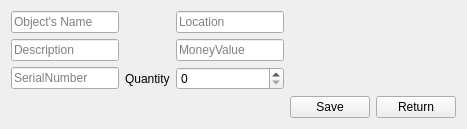
                 <widget class="QWidget" name="page_8">
                  <layout class="QGridLayout" name="gridLayout_52">
                   <item row="0" column="0">
                    <widget class="QLineEdit" name="InventoryEdit_ObjectName_Assets_">
                     <property name="minimumSize">
                      <size>
                       <width>0</width>
                       <height>0</height>
                      </size>
                     </property>
                     <property name="sizeIncrement">
                      <size>
                       <width>0</width>
                       <height>25</height>
                      </size>
                     </property>
                     <property name="placeholderText">
                      <string>Object's Name</string>
                     </property>
                    </widget>
                   </item>
                   <item row="0" column="2">
                    <widget class="QLineEdit" name="InventoryEditLocation_Assets_">
                     <property name="minimumSize">
                      <size>
                       <width>0</width>
                       <height>0</height>
                      </size>
                     </property>
                     <property name="placeholderText">
                      <string>Location</string>
                     </property>
                    </widget>
                   </item>
                   <item row="1" column="0">
                    <widget class="QLineEdit" name="InventoryEditDescription_Assets_">
                     <property name="placeholderText">
                      <string>Description</string>
                     </property>
                    </widget>
                   </item>
                   <item row="1" column="2">
                    <widget class="QLineEdit" name="InventoryEditMoneyValue_Assets_">
                     <property name="minimumSize">
                      <size>
                       <width>0</width>
                       <height>0</height>
                      </size>
                     </property>
                     <property name="placeholderText">
                      <string>MoneyValue</string>
                     </property>
                    </widget>
                   </item>
                   <item row="2" column="0">
                    <widget class="QLineEdit" name="InventoryEditSerialNumber_Assets_">
                     <property name="placeholderText">
                      <string>SerialNumber</string>
                     </property>
                    </widget>
                   </item>
                   <item row="2" column="1">
                    <widget class="QLabel" name="label_36">
                     <property name="text">
                      <string>Quantity</string>
                     </property>
                    </widget>
                   </item>
                   <item row="2" column="2">
                    <widget class="QSpinBox" name="InventoryEditQuantity_Assets_">
                     <property name="sizePolicy">
                      <sizepolicy hsizetype="Expanding" vsizetype="Fixed">
                       <horstretch>0</horstretch>
                       <verstretch>0</verstretch>
                      </sizepolicy>
                     </property>
                     <property name="maximum">
                      <number>1000000000</number>
                     </property>
                    </widget>
                   </item>
                   <item row="3" column="3">
                    <widget class="QPushButton" name="Inventory_Edit__Save_butt_">
                     <property name="maximumSize">
                      <size>
                       <width>80</width>
                       <height>16777215</height>
                      </size>
                     </property>
                     <property name="text">
                      <string>Save</string>
                     </property>
                    </widget>
                   </item>
                   <item row="3" column="4">
                    <widget class="QPushButton" name="Inventory_Edit__Return_butt_">
                     <property name="maximumSize">
                      <size>
                       <width>80</width>
                       <height>16777215</height>
                      </size>
                     </property>
                     <property name="text">
                      <string>Return</string>
                     </property>
                    </widget>
                   </item>
                  </layout>
                 </widget>
